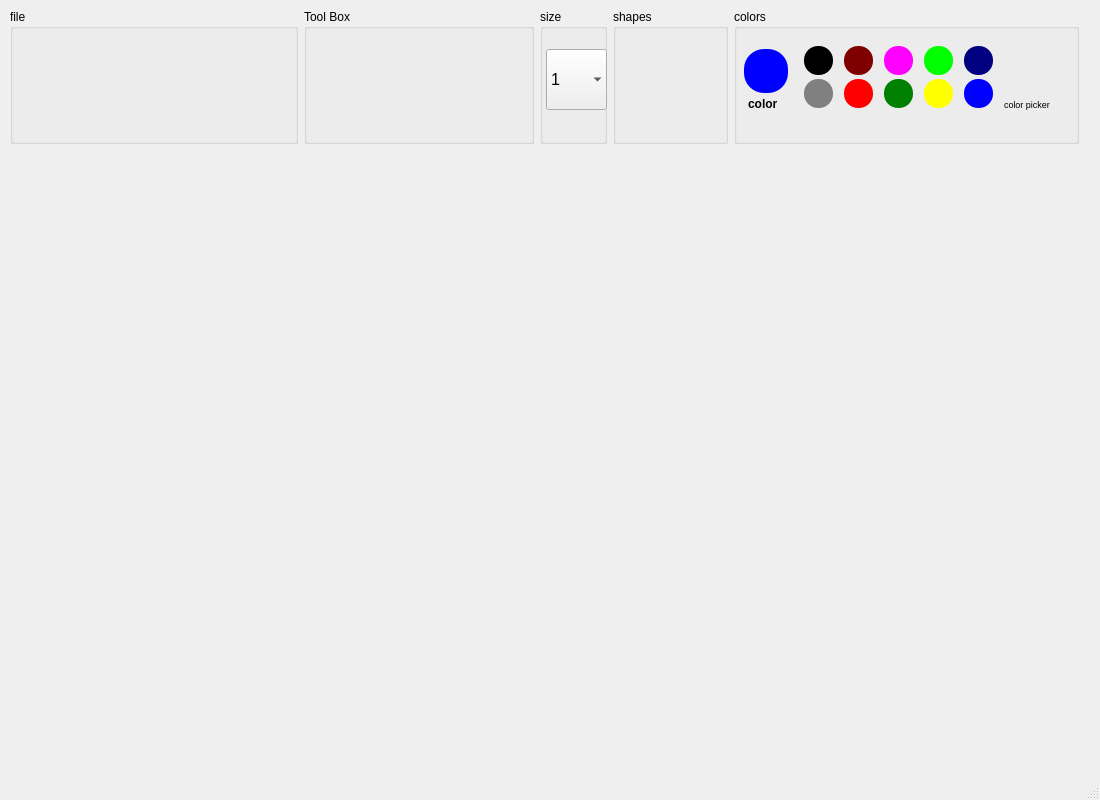
<?xml version="1.0" encoding="UTF-8"?>
<ui version="4.0">
 <class>MainWindow</class>
 <widget class="QMainWindow" name="MainWindow">
  <property name="geometry">
   <rect>
    <x>0</x>
    <y>0</y>
    <width>1100</width>
    <height>800</height>
   </rect>
  </property>
  <property name="minimumSize">
   <size>
    <width>1100</width>
    <height>800</height>
   </size>
  </property>
  <property name="windowTitle">
   <string>MainWindow</string>
  </property>
  <widget class="QWidget" name="centralwidget">
   <widget class="QWidget" name="verticalLayoutWidget">
    <property name="geometry">
     <rect>
      <x>9</x>
      <y>9</y>
      <width>1071</width>
      <height>741</height>
     </rect>
    </property>
    <layout class="QVBoxLayout" name="verticalLayout" stretch="2,9">
     <property name="sizeConstraint">
      <enum>QLayout::SetDefaultConstraint</enum>
     </property>
     <item>
      <layout class="QHBoxLayout" name="toolsHorizontalLayout" stretch="5,4,1,2,6">
       <property name="leftMargin">
        <number>1</number>
       </property>
       <property name="rightMargin">
        <number>1</number>
       </property>
       <item>
        <widget class="QGroupBox" name="fileBox">
         <property name="title">
          <string>file</string>
         </property>
         <widget class="QPushButton" name="saveFileBtn">
          <property name="geometry">
           <rect>
            <x>120</x>
            <y>50</y>
            <width>45</width>
            <height>45</height>
           </rect>
          </property>
          <property name="text">
           <string/>
          </property>
          <property name="icon">
           <iconset>
            <normaloff>Save-icon.png</normaloff>Save-icon.png</iconset>
          </property>
          <property name="iconSize">
           <size>
            <width>40</width>
            <height>40</height>
           </size>
          </property>
          <property name="flat">
           <bool>true</bool>
          </property>
         </widget>
         <widget class="QPushButton" name="undoBtn">
          <property name="geometry">
           <rect>
            <x>178</x>
            <y>50</y>
            <width>40</width>
            <height>45</height>
           </rect>
          </property>
          <property name="text">
           <string/>
          </property>
          <property name="icon">
           <iconset>
            <normaloff>Undo-icon.png</normaloff>Undo-icon.png</iconset>
          </property>
          <property name="iconSize">
           <size>
            <width>45</width>
            <height>35</height>
           </size>
          </property>
          <property name="flat">
           <bool>true</bool>
          </property>
         </widget>
         <widget class="QPushButton" name="redoBtn">
          <property name="geometry">
           <rect>
            <x>220</x>
            <y>50</y>
            <width>40</width>
            <height>45</height>
           </rect>
          </property>
          <property name="text">
           <string/>
          </property>
          <property name="icon">
           <iconset>
            <normaloff>Redo-icon.png</normaloff>Redo-icon.png</iconset>
          </property>
          <property name="iconSize">
           <size>
            <width>45</width>
            <height>35</height>
           </size>
          </property>
          <property name="flat">
           <bool>true</bool>
          </property>
         </widget>
         <widget class="QPushButton" name="newFileBtn">
          <property name="geometry">
           <rect>
            <x>18</x>
            <y>50</y>
            <width>45</width>
            <height>45</height>
           </rect>
          </property>
          <property name="text">
           <string/>
          </property>
          <property name="icon">
           <iconset>
            <normaloff>new-icon.png</normaloff>new-icon.png</iconset>
          </property>
          <property name="iconSize">
           <size>
            <width>40</width>
            <height>40</height>
           </size>
          </property>
          <property name="flat">
           <bool>true</bool>
          </property>
         </widget>
         <widget class="QPushButton" name="openFileBtn">
          <property name="geometry">
           <rect>
            <x>70</x>
            <y>50</y>
            <width>45</width>
            <height>45</height>
           </rect>
          </property>
          <property name="text">
           <string/>
          </property>
          <property name="icon">
           <iconset>
            <normaloff>Open-icon.png</normaloff>Open-icon.png</iconset>
          </property>
          <property name="iconSize">
           <size>
            <width>40</width>
            <height>40</height>
           </size>
          </property>
          <property name="flat">
           <bool>true</bool>
          </property>
         </widget>
        </widget>
       </item>
       <item>
        <widget class="QGroupBox" name="toolBox">
         <property name="title">
          <string>Tool Box</string>
         </property>
         <widget class="QPushButton" name="penBtn">
          <property name="geometry">
           <rect>
            <x>10</x>
            <y>40</y>
            <width>60</width>
            <height>60</height>
           </rect>
          </property>
          <property name="text">
           <string/>
          </property>
          <property name="icon">
           <iconset>
            <normaloff>pen-icon.png</normaloff>pen-icon.png</iconset>
          </property>
          <property name="iconSize">
           <size>
            <width>40</width>
            <height>40</height>
           </size>
          </property>
          <property name="flat">
           <bool>true</bool>
          </property>
         </widget>
         <widget class="QPushButton" name="eraserBtn">
          <property name="geometry">
           <rect>
            <x>80</x>
            <y>40</y>
            <width>60</width>
            <height>57</height>
           </rect>
          </property>
          <property name="text">
           <string/>
          </property>
          <property name="icon">
           <iconset>
            <normaloff>eraser-icon.png</normaloff>eraser-icon.png</iconset>
          </property>
          <property name="iconSize">
           <size>
            <width>40</width>
            <height>40</height>
           </size>
          </property>
          <property name="flat">
           <bool>true</bool>
          </property>
         </widget>
         <widget class="QPushButton" name="fillBtn">
          <property name="geometry">
           <rect>
            <x>150</x>
            <y>40</y>
            <width>60</width>
            <height>60</height>
           </rect>
          </property>
          <property name="text">
           <string/>
          </property>
          <property name="icon">
           <iconset>
            <normaloff>fill-color-icon.png</normaloff>fill-color-icon.png</iconset>
          </property>
          <property name="iconSize">
           <size>
            <width>40</width>
            <height>40</height>
           </size>
          </property>
          <property name="flat">
           <bool>true</bool>
          </property>
         </widget>
        </widget>
       </item>
       <item>
        <widget class="QGroupBox" name="penSizeBox">
         <property name="title">
          <string>size     </string>
         </property>
         <widget class="QComboBox" name="penSizeCombobox">
          <property name="geometry">
           <rect>
            <x>6</x>
            <y>40</y>
            <width>61</width>
            <height>61</height>
           </rect>
          </property>
          <property name="font">
           <font>
            <pointsize>12</pointsize>
           </font>
          </property>
          <property name="editable">
           <bool>false</bool>
          </property>
          <property name="frame">
           <bool>false</bool>
          </property>
          <item>
           <property name="text">
            <string>1</string>
           </property>
          </item>
          <item>
           <property name="text">
            <string>2</string>
           </property>
          </item>
          <item>
           <property name="text">
            <string>3</string>
           </property>
          </item>
          <item>
           <property name="text">
            <string>4</string>
           </property>
          </item>
          <item>
           <property name="text">
            <string>5</string>
           </property>
          </item>
          <item>
           <property name="text">
            <string>6</string>
           </property>
          </item>
          <item>
           <property name="text">
            <string>7</string>
           </property>
          </item>
          <item>
           <property name="text">
            <string>8</string>
           </property>
          </item>
          <item>
           <property name="text">
            <string>9</string>
           </property>
          </item>
          <item>
           <property name="text">
            <string>10</string>
           </property>
          </item>
          <item>
           <property name="text">
            <string>11</string>
           </property>
          </item>
          <item>
           <property name="text">
            <string>12</string>
           </property>
          </item>
         </widget>
        </widget>
       </item>
       <item>
        <widget class="QGroupBox" name="shapesBox">
         <property name="title">
          <string>shapes</string>
         </property>
         <widget class="QPushButton" name="squareShapeBtn">
          <property name="geometry">
           <rect>
            <x>63</x>
            <y>40</y>
            <width>25</width>
            <height>25</height>
           </rect>
          </property>
          <property name="text">
           <string/>
          </property>
          <property name="icon">
           <iconset>
            <normaloff>Square.png</normaloff>Square.png</iconset>
          </property>
          <property name="iconSize">
           <size>
            <width>20</width>
            <height>20</height>
           </size>
          </property>
          <property name="flat">
           <bool>true</bool>
          </property>
         </widget>
         <widget class="QPushButton" name="circleShapeBtn">
          <property name="geometry">
           <rect>
            <x>63</x>
            <y>75</y>
            <width>25</width>
            <height>25</height>
           </rect>
          </property>
          <property name="text">
           <string/>
          </property>
          <property name="icon">
           <iconset>
            <normaloff>circle.png</normaloff>circle.png</iconset>
          </property>
          <property name="iconSize">
           <size>
            <width>20</width>
            <height>20</height>
           </size>
          </property>
          <property name="flat">
           <bool>true</bool>
          </property>
         </widget>
         <widget class="QPushButton" name="lineShapeBtn">
          <property name="geometry">
           <rect>
            <x>23</x>
            <y>40</y>
            <width>25</width>
            <height>25</height>
           </rect>
          </property>
          <property name="text">
           <string/>
          </property>
          <property name="icon">
           <iconset>
            <normaloff>line.png</normaloff>line.png</iconset>
          </property>
          <property name="iconSize">
           <size>
            <width>20</width>
            <height>20</height>
           </size>
          </property>
          <property name="flat">
           <bool>true</bool>
          </property>
         </widget>
         <widget class="QPushButton" name="roundedSquareShapeBtn">
          <property name="geometry">
           <rect>
            <x>23</x>
            <y>75</y>
            <width>25</width>
            <height>25</height>
           </rect>
          </property>
          <property name="text">
           <string/>
          </property>
          <property name="icon">
           <iconset>
            <normaloff>rounded-square.png</normaloff>rounded-square.png</iconset>
          </property>
          <property name="iconSize">
           <size>
            <width>22</width>
            <height>22</height>
           </size>
          </property>
          <property name="flat">
           <bool>true</bool>
          </property>
         </widget>
        </widget>
       </item>
       <item>
        <widget class="QGroupBox" name="colorsBox">
         <property name="title">
          <string>colors</string>
         </property>
         <widget class="QPushButton" name="color0Btn">
          <property name="geometry">
           <rect>
            <x>70</x>
            <y>37</y>
            <width>29</width>
            <height>29</height>
           </rect>
          </property>
          <property name="styleSheet">
           <string notr="true">QPushButton
{
	background-color : #000000;
	border-radius : 14
}
QPushButton::pressed
{
	background-color : #262626;
	border-radius : 14
}</string>
          </property>
          <property name="text">
           <string/>
          </property>
         </widget>
         <widget class="QPushButton" name="selectedColorIcon">
          <property name="enabled">
           <bool>false</bool>
          </property>
          <property name="geometry">
           <rect>
            <x>10</x>
            <y>40</y>
            <width>44</width>
            <height>44</height>
           </rect>
          </property>
          <property name="styleSheet">
           <string notr="true">background-color: blue ; border-radius : 20; </string>
          </property>
          <property name="text">
           <string/>
          </property>
         </widget>
         <widget class="QLabel" name="selectedColorLable">
          <property name="geometry">
           <rect>
            <x>14</x>
            <y>80</y>
            <width>41</width>
            <height>31</height>
           </rect>
          </property>
          <property name="text">
           <string>&lt;html&gt;&lt;head/&gt;&lt;body&gt;&lt;p&gt;&lt;span style=&quot; font-size:9pt; font-weight:600;&quot;&gt;color&lt;/span&gt;&lt;/p&gt;&lt;/body&gt;&lt;/html&gt;</string>
          </property>
         </widget>
         <widget class="QPushButton" name="color2Btn">
          <property name="geometry">
           <rect>
            <x>110</x>
            <y>37</y>
            <width>29</width>
            <height>29</height>
           </rect>
          </property>
          <property name="styleSheet">
           <string notr="true">QPushButton
{
	background-color : maroon;
	border-radius : 14
}
QPushButton::pressed
{
	background-color : #b30000;
	border-radius : 14
}</string>
          </property>
          <property name="text">
           <string/>
          </property>
          <property name="flat">
           <bool>false</bool>
          </property>
         </widget>
         <widget class="QPushButton" name="color6Btn">
          <property name="geometry">
           <rect>
            <x>190</x>
            <y>37</y>
            <width>29</width>
            <height>29</height>
           </rect>
          </property>
          <property name="autoFillBackground">
           <bool>false</bool>
          </property>
          <property name="styleSheet">
           <string notr="true">QPushButton
{
	background-color : lime;
	border-radius : 14
}
QPushButton::pressed
{
	background-color : #66ff66;
	border-radius : 14
}</string>
          </property>
          <property name="text">
           <string/>
          </property>
          <property name="checkable">
           <bool>false</bool>
          </property>
         </widget>
         <widget class="QPushButton" name="color4Btn">
          <property name="geometry">
           <rect>
            <x>150</x>
            <y>37</y>
            <width>29</width>
            <height>29</height>
           </rect>
          </property>
          <property name="styleSheet">
           <string notr="true">QPushButton
{
	background-color : fuchsia;
	border-radius : 14
}
QPushButton::pressed
{
	background-color : #ff4dff;
	border-radius : 14
}</string>
          </property>
          <property name="text">
           <string/>
          </property>
         </widget>
         <widget class="QPushButton" name="color8Btn">
          <property name="geometry">
           <rect>
            <x>230</x>
            <y>37</y>
            <width>29</width>
            <height>29</height>
           </rect>
          </property>
          <property name="styleSheet">
           <string notr="true">QPushButton
{
	background-color : navy;
	border-radius : 14
}
QPushButton::pressed
{
	background-color : #0000b3;
	border-radius : 14
}</string>
          </property>
          <property name="text">
           <string/>
          </property>
         </widget>
         <widget class="QPushButton" name="color5Btn">
          <property name="geometry">
           <rect>
            <x>150</x>
            <y>70</y>
            <width>29</width>
            <height>29</height>
           </rect>
          </property>
          <property name="styleSheet">
           <string notr="true">QPushButton
{
	background-color : green;
	border-radius : 14
}
QPushButton::pressed
{
	background-color : #00b300;
	border-radius : 14
}</string>
          </property>
          <property name="text">
           <string/>
          </property>
         </widget>
         <widget class="QPushButton" name="color3Btn">
          <property name="geometry">
           <rect>
            <x>110</x>
            <y>70</y>
            <width>29</width>
            <height>29</height>
           </rect>
          </property>
          <property name="styleSheet">
           <string notr="true">QPushButton
{
	background-color : red;
	border-radius : 14
}
QPushButton::pressed
{
	background-color : #ff6666;
	border-radius : 14
}</string>
          </property>
          <property name="text">
           <string/>
          </property>
         </widget>
         <widget class="QPushButton" name="color9Btn">
          <property name="geometry">
           <rect>
            <x>230</x>
            <y>70</y>
            <width>29</width>
            <height>29</height>
           </rect>
          </property>
          <property name="styleSheet">
           <string notr="true">QPushButton
{
	background-color : blue;
	border-radius : 14
}
QPushButton::pressed
{
	background-color : #4d4dff;
	border-radius : 14
}</string>
          </property>
          <property name="text">
           <string/>
          </property>
         </widget>
         <widget class="QPushButton" name="color7Btn">
          <property name="geometry">
           <rect>
            <x>190</x>
            <y>70</y>
            <width>29</width>
            <height>29</height>
           </rect>
          </property>
          <property name="styleSheet">
           <string notr="true">QPushButton
{
	background-color : yellow;
	border-radius : 14
}
QPushButton::pressed
{
	background-color : #ffff66;
	border-radius : 14
}</string>
          </property>
          <property name="text">
           <string/>
          </property>
         </widget>
         <widget class="QPushButton" name="color1Btn">
          <property name="geometry">
           <rect>
            <x>70</x>
            <y>70</y>
            <width>29</width>
            <height>29</height>
           </rect>
          </property>
          <property name="styleSheet">
           <string notr="true">QPushButton
{
	background-color : gray;
	border-radius : 14
}
QPushButton::pressed
{
	background-color : #bfbfbf;
	border-radius : 14
}</string>
          </property>
          <property name="text">
           <string/>
          </property>
         </widget>
         <widget class="QPushButton" name="colorPickerBtn">
          <property name="geometry">
           <rect>
            <x>273</x>
            <y>37</y>
            <width>55</width>
            <height>55</height>
           </rect>
          </property>
          <property name="text">
           <string/>
          </property>
          <property name="icon">
           <iconset>
            <normaloff>Color-picker-icon.png</normaloff>Color-picker-icon.png</iconset>
          </property>
          <property name="iconSize">
           <size>
            <width>55</width>
            <height>55</height>
           </size>
          </property>
          <property name="flat">
           <bool>true</bool>
          </property>
         </widget>
         <widget class="QLabel" name="colorPickerLable">
          <property name="geometry">
           <rect>
            <x>270</x>
            <y>80</y>
            <width>71</width>
            <height>31</height>
           </rect>
          </property>
          <property name="text">
           <string>&lt;html&gt;&lt;head/&gt;&lt;body&gt;&lt;p&gt;&lt;span style=&quot; font-size:7pt;&quot;&gt;color picker&lt;/span&gt;&lt;/p&gt;&lt;/body&gt;&lt;/html&gt;</string>
          </property>
         </widget>
        </widget>
       </item>
      </layout>
     </item>
     <item>
      <layout class="QHBoxLayout" name="canvasHorizontalLayout"/>
     </item>
    </layout>
   </widget>
  </widget>
  <widget class="QMenuBar" name="menubar">
   <property name="geometry">
    <rect>
     <x>0</x>
     <y>0</y>
     <width>1100</width>
     <height>25</height>
    </rect>
   </property>
  </widget>
  <widget class="QStatusBar" name="statusbar"/>
 </widget>
 <resources/>
 <connections/>
</ui>
